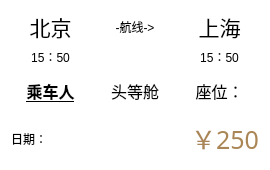
       <widget class="QWidget" name="widget_a3" native="true">
        <property name="minimumSize">
         <size>
          <width>270</width>
          <height>170</height>
         </size>
        </property>
        <property name="maximumSize">
         <size>
          <width>270</width>
          <height>170</height>
         </size>
        </property>
        <property name="palette">
         <palette>
          <active>
           <colorrole role="WindowText">
            <brush brushstyle="SolidPattern">
             <color alpha="255">
              <red>0</red>
              <green>0</green>
              <blue>0</blue>
             </color>
            </brush>
           </colorrole>
           <colorrole role="Button">
            <brush brushstyle="SolidPattern">
             <color alpha="255">
              <red>255</red>
              <green>255</green>
              <blue>255</blue>
             </color>
            </brush>
           </colorrole>
           <colorrole role="Light">
            <brush brushstyle="SolidPattern">
             <color alpha="255">
              <red>255</red>
              <green>255</green>
              <blue>255</blue>
             </color>
            </brush>
           </colorrole>
           <colorrole role="Midlight">
            <brush brushstyle="SolidPattern">
             <color alpha="255">
              <red>255</red>
              <green>255</green>
              <blue>255</blue>
             </color>
            </brush>
           </colorrole>
           <colorrole role="Dark">
            <brush brushstyle="SolidPattern">
             <color alpha="255">
              <red>127</red>
              <green>127</green>
              <blue>127</blue>
             </color>
            </brush>
           </colorrole>
           <colorrole role="Mid">
            <brush brushstyle="SolidPattern">
             <color alpha="255">
              <red>170</red>
              <green>170</green>
              <blue>170</blue>
             </color>
            </brush>
           </colorrole>
           <colorrole role="Text">
            <brush brushstyle="SolidPattern">
             <color alpha="255">
              <red>0</red>
              <green>0</green>
              <blue>0</blue>
             </color>
            </brush>
           </colorrole>
           <colorrole role="BrightText">
            <brush brushstyle="SolidPattern">
             <color alpha="255">
              <red>255</red>
              <green>255</green>
              <blue>255</blue>
             </color>
            </brush>
           </colorrole>
           <colorrole role="ButtonText">
            <brush brushstyle="SolidPattern">
             <color alpha="255">
              <red>0</red>
              <green>0</green>
              <blue>0</blue>
             </color>
            </brush>
           </colorrole>
           <colorrole role="Base">
            <brush brushstyle="SolidPattern">
             <color alpha="255">
              <red>255</red>
              <green>255</green>
              <blue>255</blue>
             </color>
            </brush>
           </colorrole>
           <colorrole role="Window">
            <brush brushstyle="SolidPattern">
             <color alpha="255">
              <red>255</red>
              <green>255</green>
              <blue>255</blue>
             </color>
            </brush>
           </colorrole>
           <colorrole role="Shadow">
            <brush brushstyle="SolidPattern">
             <color alpha="255">
              <red>0</red>
              <green>0</green>
              <blue>0</blue>
             </color>
            </brush>
           </colorrole>
           <colorrole role="AlternateBase">
            <brush brushstyle="SolidPattern">
             <color alpha="255">
              <red>255</red>
              <green>255</green>
              <blue>255</blue>
             </color>
            </brush>
           </colorrole>
           <colorrole role="ToolTipBase">
            <brush brushstyle="SolidPattern">
             <color alpha="255">
              <red>255</red>
              <green>255</green>
              <blue>220</blue>
             </color>
            </brush>
           </colorrole>
           <colorrole role="ToolTipText">
            <brush brushstyle="SolidPattern">
             <color alpha="255">
              <red>0</red>
              <green>0</green>
              <blue>0</blue>
             </color>
            </brush>
           </colorrole>
           <colorrole role="PlaceholderText">
            <brush brushstyle="SolidPattern">
             <color alpha="128">
              <red>0</red>
              <green>0</green>
              <blue>0</blue>
             </color>
            </brush>
           </colorrole>
          </active>
          <inactive>
           <colorrole role="WindowText">
            <brush brushstyle="SolidPattern">
             <color alpha="255">
              <red>0</red>
              <green>0</green>
              <blue>0</blue>
             </color>
            </brush>
           </colorrole>
           <colorrole role="Button">
            <brush brushstyle="SolidPattern">
             <color alpha="255">
              <red>255</red>
              <green>255</green>
              <blue>255</blue>
             </color>
            </brush>
           </colorrole>
           <colorrole role="Light">
            <brush brushstyle="SolidPattern">
             <color alpha="255">
              <red>255</red>
              <green>255</green>
              <blue>255</blue>
             </color>
            </brush>
           </colorrole>
           <colorrole role="Midlight">
            <brush brushstyle="SolidPattern">
             <color alpha="255">
              <red>255</red>
              <green>255</green>
              <blue>255</blue>
             </color>
            </brush>
           </colorrole>
           <colorrole role="Dark">
            <brush brushstyle="SolidPattern">
             <color alpha="255">
              <red>127</red>
              <green>127</green>
              <blue>127</blue>
             </color>
            </brush>
           </colorrole>
           <colorrole role="Mid">
            <brush brushstyle="SolidPattern">
             <color alpha="255">
              <red>170</red>
              <green>170</green>
              <blue>170</blue>
             </color>
            </brush>
           </colorrole>
           <colorrole role="Text">
            <brush brushstyle="SolidPattern">
             <color alpha="255">
              <red>0</red>
              <green>0</green>
              <blue>0</blue>
             </color>
            </brush>
           </colorrole>
           <colorrole role="BrightText">
            <brush brushstyle="SolidPattern">
             <color alpha="255">
              <red>255</red>
              <green>255</green>
              <blue>255</blue>
             </color>
            </brush>
           </colorrole>
           <colorrole role="ButtonText">
            <brush brushstyle="SolidPattern">
             <color alpha="255">
              <red>0</red>
              <green>0</green>
              <blue>0</blue>
             </color>
            </brush>
           </colorrole>
           <colorrole role="Base">
            <brush brushstyle="SolidPattern">
             <color alpha="255">
              <red>255</red>
              <green>255</green>
              <blue>255</blue>
             </color>
            </brush>
           </colorrole>
           <colorrole role="Window">
            <brush brushstyle="SolidPattern">
             <color alpha="255">
              <red>255</red>
              <green>255</green>
              <blue>255</blue>
             </color>
            </brush>
           </colorrole>
           <colorrole role="Shadow">
            <brush brushstyle="SolidPattern">
             <color alpha="255">
              <red>0</red>
              <green>0</green>
              <blue>0</blue>
             </color>
            </brush>
           </colorrole>
           <colorrole role="AlternateBase">
            <brush brushstyle="SolidPattern">
             <color alpha="255">
              <red>255</red>
              <green>255</green>
              <blue>255</blue>
             </color>
            </brush>
           </colorrole>
           <colorrole role="ToolTipBase">
            <brush brushstyle="SolidPattern">
             <color alpha="255">
              <red>255</red>
              <green>255</green>
              <blue>220</blue>
             </color>
            </brush>
           </colorrole>
           <colorrole role="ToolTipText">
            <brush brushstyle="SolidPattern">
             <color alpha="255">
              <red>0</red>
              <green>0</green>
              <blue>0</blue>
             </color>
            </brush>
           </colorrole>
           <colorrole role="PlaceholderText">
            <brush brushstyle="SolidPattern">
             <color alpha="128">
              <red>0</red>
              <green>0</green>
              <blue>0</blue>
             </color>
            </brush>
           </colorrole>
          </inactive>
          <disabled>
           <colorrole role="WindowText">
            <brush brushstyle="SolidPattern">
             <color alpha="255">
              <red>127</red>
              <green>127</green>
              <blue>127</blue>
             </color>
            </brush>
           </colorrole>
           <colorrole role="Button">
            <brush brushstyle="SolidPattern">
             <color alpha="255">
              <red>255</red>
              <green>255</green>
              <blue>255</blue>
             </color>
            </brush>
           </colorrole>
           <colorrole role="Light">
            <brush brushstyle="SolidPattern">
             <color alpha="255">
              <red>255</red>
              <green>255</green>
              <blue>255</blue>
             </color>
            </brush>
           </colorrole>
           <colorrole role="Midlight">
            <brush brushstyle="SolidPattern">
             <color alpha="255">
              <red>255</red>
              <green>255</green>
              <blue>255</blue>
             </color>
            </brush>
           </colorrole>
           <colorrole role="Dark">
            <brush brushstyle="SolidPattern">
             <color alpha="255">
              <red>127</red>
              <green>127</green>
              <blue>127</blue>
             </color>
            </brush>
           </colorrole>
           <colorrole role="Mid">
            <brush brushstyle="SolidPattern">
             <color alpha="255">
              <red>170</red>
              <green>170</green>
              <blue>170</blue>
             </color>
            </brush>
           </colorrole>
           <colorrole role="Text">
            <brush brushstyle="SolidPattern">
             <color alpha="255">
              <red>127</red>
              <green>127</green>
              <blue>127</blue>
             </color>
            </brush>
           </colorrole>
           <colorrole role="BrightText">
            <brush brushstyle="SolidPattern">
             <color alpha="255">
              <red>255</red>
              <green>255</green>
              <blue>255</blue>
             </color>
            </brush>
           </colorrole>
           <colorrole role="ButtonText">
            <brush brushstyle="SolidPattern">
             <color alpha="255">
              <red>127</red>
              <green>127</green>
              <blue>127</blue>
             </color>
            </brush>
           </colorrole>
           <colorrole role="Base">
            <brush brushstyle="SolidPattern">
             <color alpha="255">
              <red>255</red>
              <green>255</green>
              <blue>255</blue>
             </color>
            </brush>
           </colorrole>
           <colorrole role="Window">
            <brush brushstyle="SolidPattern">
             <color alpha="255">
              <red>255</red>
              <green>255</green>
              <blue>255</blue>
             </color>
            </brush>
           </colorrole>
           <colorrole role="Shadow">
            <brush brushstyle="SolidPattern">
             <color alpha="255">
              <red>0</red>
              <green>0</green>
              <blue>0</blue>
             </color>
            </brush>
           </colorrole>
           <colorrole role="AlternateBase">
            <brush brushstyle="SolidPattern">
             <color alpha="255">
              <red>255</red>
              <green>255</green>
              <blue>255</blue>
             </color>
            </brush>
           </colorrole>
           <colorrole role="ToolTipBase">
            <brush brushstyle="SolidPattern">
             <color alpha="255">
              <red>255</red>
              <green>255</green>
              <blue>220</blue>
             </color>
            </brush>
           </colorrole>
           <colorrole role="ToolTipText">
            <brush brushstyle="SolidPattern">
             <color alpha="255">
              <red>0</red>
              <green>0</green>
              <blue>0</blue>
             </color>
            </brush>
           </colorrole>
           <colorrole role="PlaceholderText">
            <brush brushstyle="SolidPattern">
             <color alpha="128">
              <red>0</red>
              <green>0</green>
              <blue>0</blue>
             </color>
            </brush>
           </colorrole>
          </disabled>
         </palette>
        </property>
        <property name="autoFillBackground">
         <bool>true</bool>
        </property>
        <layout class="QGridLayout" name="gridLayout_3">
         <item row="2" column="0">
          <widget class="QLabel" name="label_pass1_3">
           <property name="font">
            <font>
             <pointsize>12</pointsize>
             <weight>75</weight>
             <bold>true</bold>
             <underline>true</underline>
            </font>
           </property>
           <property name="text">
            <string>乘车人</string>
           </property>
           <property name="alignment">
            <set>Qt::AlignCenter</set>
           </property>
          </widget>
         </item>
         <item row="0" column="2">
          <widget class="QLabel" name="label_to1_3">
           <property name="maximumSize">
            <size>
             <width>16777215</width>
             <height>100</height>
            </size>
           </property>
           <property name="font">
            <font>
             <family>微软雅黑</family>
             <pointsize>16</pointsize>
            </font>
           </property>
           <property name="text">
            <string>上海</string>
           </property>
           <property name="alignment">
            <set>Qt::AlignCenter</set>
           </property>
          </widget>
         </item>
         <item row="3" column="0">
          <widget class="QLabel" name="label_date1_3">
           <property name="font">
            <font>
             <pointsize>9</pointsize>
            </font>
           </property>
           <property name="text">
            <string>日期：</string>
           </property>
          </widget>
         </item>
         <item row="0" column="0">
          <widget class="QLabel" name="label_from1_3">
           <property name="maximumSize">
            <size>
             <width>16777215</width>
             <height>100</height>
            </size>
           </property>
           <property name="font">
            <font>
             <family>微软雅黑</family>
             <pointsize>16</pointsize>
            </font>
           </property>
           <property name="text">
            <string>北京</string>
           </property>
           <property name="alignment">
            <set>Qt::AlignCenter</set>
           </property>
          </widget>
         </item>
         <item row="2" column="2">
          <widget class="QLabel" name="label_seat1_3">
           <property name="font">
            <font>
             <pointsize>12</pointsize>
            </font>
           </property>
           <property name="text">
            <string>座位：</string>
           </property>
           <property name="alignment">
            <set>Qt::AlignCenter</set>
           </property>
          </widget>
         </item>
         <item row="3" column="2">
          <widget class="QLabel" name="label_price1_3">
           <property name="palette">
            <palette>
             <active>
              <colorrole role="WindowText">
               <brush brushstyle="SolidPattern">
                <color alpha="255">
                 <red>170</red>
                 <green>134</green>
                 <blue>86</blue>
                </color>
               </brush>
              </colorrole>
             </active>
             <inactive>
              <colorrole role="WindowText">
               <brush brushstyle="SolidPattern">
                <color alpha="255">
                 <red>170</red>
                 <green>134</green>
                 <blue>86</blue>
                </color>
               </brush>
              </colorrole>
             </inactive>
             <disabled>
              <colorrole role="WindowText">
               <brush brushstyle="SolidPattern">
                <color alpha="255">
                 <red>125</red>
                 <green>125</green>
                 <blue>125</blue>
                </color>
               </brush>
              </colorrole>
             </disabled>
            </palette>
           </property>
           <property name="font">
            <font>
             <family>微软雅黑</family>
             <pointsize>19</pointsize>
            </font>
           </property>
           <property name="text">
            <string>￥250</string>
           </property>
           <property name="alignment">
            <set>Qt::AlignRight|Qt::AlignTrailing|Qt::AlignVCenter</set>
           </property>
          </widget>
         </item>
         <item row="0" column="1">
          <widget class="QLabel" name="label_air1_3">
           <property name="maximumSize">
            <size>
             <width>16777215</width>
             <height>20</height>
            </size>
           </property>
           <property name="text">
            <string>-航线-&gt;</string>
           </property>
           <property name="alignment">
            <set>Qt::AlignCenter</set>
           </property>
          </widget>
         </item>
         <item row="2" column="1">
          <widget class="QLabel" name="label_cabin1_3">
           <property name="font">
            <font>
             <pointsize>12</pointsize>
            </font>
           </property>
           <property name="text">
            <string>头等舱</string>
           </property>
           <property name="alignment">
            <set>Qt::AlignCenter</set>
           </property>
          </widget>
         </item>
         <item row="1" column="0">
          <widget class="QLabel" name="label_fromTime1_3">
           <property name="maximumSize">
            <size>
             <width>16777215</width>
             <height>15</height>
            </size>
           </property>
           <property name="font">
            <font>
             <weight>50</weight>
             <bold>false</bold>
            </font>
           </property>
           <property name="text">
            <string>15：50</string>
           </property>
           <property name="alignment">
            <set>Qt::AlignCenter</set>
           </property>
          </widget>
         </item>
         <item row="1" column="2">
          <widget class="QLabel" name="label_toTime1_3">
           <property name="maximumSize">
            <size>
             <width>16777215</width>
             <height>15</height>
            </size>
           </property>
           <property name="font">
            <font>
             <weight>50</weight>
             <bold>false</bold>
            </font>
           </property>
           <property name="text">
            <string>15：50</string>
           </property>
           <property name="alignment">
            <set>Qt::AlignCenter</set>
           </property>
          </widget>
         </item>
        </layout>
       </widget>
